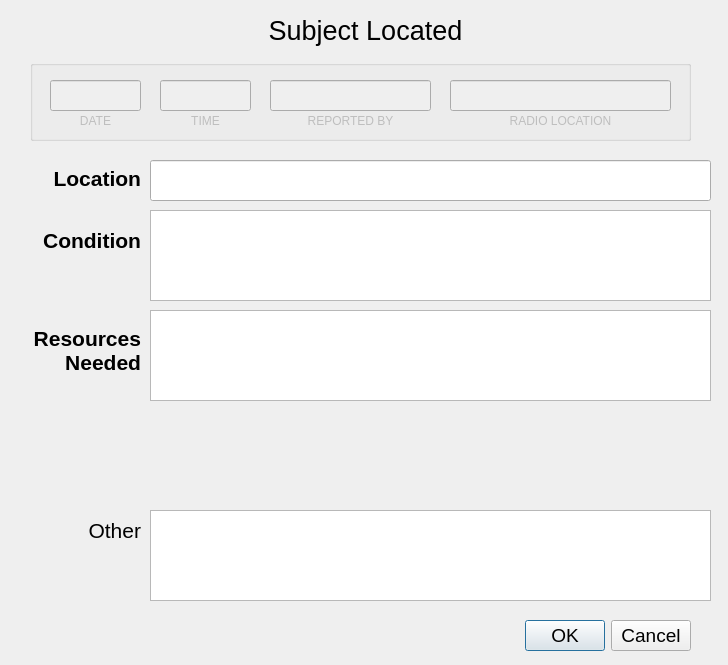
<?xml version="1.0" encoding="UTF-8"?>
<ui version="4.0">
 <class>subjectLocatedDialog</class>
 <widget class="QDialog" name="subjectLocatedDialog">
  <property name="geometry">
   <rect>
    <x>0</x>
    <y>0</y>
    <width>728</width>
    <height>665</height>
   </rect>
  </property>
  <property name="font">
   <font>
    <family>Segoe UI</family>
    <pointsize>16</pointsize>
   </font>
  </property>
  <property name="windowTitle">
   <string>Subject Located</string>
  </property>
  <widget class="QLabel" name="label_4">
   <property name="geometry">
    <rect>
     <x>10</x>
     <y>320</y>
     <width>131</width>
     <height>61</height>
    </rect>
   </property>
   <property name="font">
    <font>
     <family>Segoe UI</family>
     <pointsize>16</pointsize>
     <weight>75</weight>
     <bold>true</bold>
    </font>
   </property>
   <property name="text">
    <string>Resources Needed</string>
   </property>
   <property name="alignment">
    <set>Qt::AlignRight|Qt::AlignTrailing|Qt::AlignVCenter</set>
   </property>
   <property name="wordWrap">
    <bool>true</bool>
   </property>
  </widget>
  <widget class="QDialogButtonBox" name="buttonBox">
   <property name="geometry">
    <rect>
     <x>490</x>
     <y>610</y>
     <width>201</width>
     <height>51</height>
    </rect>
   </property>
   <property name="font">
    <font>
     <family>Segoe UI</family>
     <pointsize>14</pointsize>
    </font>
   </property>
   <property name="orientation">
    <enum>Qt::Horizontal</enum>
   </property>
   <property name="standardButtons">
    <set>QDialogButtonBox::Cancel|QDialogButtonBox::Ok</set>
   </property>
  </widget>
  <widget class="QLabel" name="label_3">
   <property name="geometry">
    <rect>
     <x>10</x>
     <y>160</y>
     <width>131</width>
     <height>37</height>
    </rect>
   </property>
   <property name="font">
    <font>
     <family>Segoe UI</family>
     <pointsize>16</pointsize>
     <weight>75</weight>
     <bold>true</bold>
    </font>
   </property>
   <property name="text">
    <string>Location</string>
   </property>
   <property name="alignment">
    <set>Qt::AlignRight|Qt::AlignTrailing|Qt::AlignVCenter</set>
   </property>
  </widget>
  <widget class="QLabel" name="label">
   <property name="geometry">
    <rect>
     <x>10</x>
     <y>220</y>
     <width>131</width>
     <height>41</height>
    </rect>
   </property>
   <property name="font">
    <font>
     <family>Segoe UI</family>
     <pointsize>16</pointsize>
     <weight>75</weight>
     <bold>true</bold>
    </font>
   </property>
   <property name="text">
    <string>Condition</string>
   </property>
   <property name="alignment">
    <set>Qt::AlignRight|Qt::AlignTrailing|Qt::AlignVCenter</set>
   </property>
   <property name="wordWrap">
    <bool>true</bool>
   </property>
  </widget>
  <widget class="QLineEdit" name="locationField">
   <property name="geometry">
    <rect>
     <x>150</x>
     <y>160</y>
     <width>561</width>
     <height>41</height>
    </rect>
   </property>
   <property name="font">
    <font>
     <family>Segoe UI</family>
     <pointsize>14</pointsize>
    </font>
   </property>
   <property name="text">
    <string/>
   </property>
  </widget>
  <widget class="QLabel" name="label_2">
   <property name="geometry">
    <rect>
     <x>220</x>
     <y>10</y>
     <width>291</width>
     <height>41</height>
    </rect>
   </property>
   <property name="font">
    <font>
     <pointsize>20</pointsize>
    </font>
   </property>
   <property name="text">
    <string>Subject Located</string>
   </property>
   <property name="alignment">
    <set>Qt::AlignCenter</set>
   </property>
  </widget>
  <widget class="QGroupBox" name="groupBox">
   <property name="geometry">
    <rect>
     <x>30</x>
     <y>60</y>
     <width>661</width>
     <height>81</height>
    </rect>
   </property>
   <property name="title">
    <string/>
   </property>
   <widget class="QLineEdit" name="radioLocField">
    <property name="enabled">
     <bool>false</bool>
    </property>
    <property name="geometry">
     <rect>
      <x>420</x>
      <y>20</y>
      <width>221</width>
      <height>31</height>
     </rect>
    </property>
    <property name="font">
     <font>
      <family>Segoe UI</family>
      <pointsize>12</pointsize>
     </font>
    </property>
    <property name="focusPolicy">
     <enum>Qt::NoFocus</enum>
    </property>
    <property name="text">
     <string/>
    </property>
   </widget>
   <widget class="QLineEdit" name="callsignField">
    <property name="enabled">
     <bool>false</bool>
    </property>
    <property name="geometry">
     <rect>
      <x>240</x>
      <y>20</y>
      <width>161</width>
      <height>31</height>
     </rect>
    </property>
    <property name="font">
     <font>
      <family>Segoe UI</family>
      <pointsize>12</pointsize>
     </font>
    </property>
    <property name="focusPolicy">
     <enum>Qt::NoFocus</enum>
    </property>
    <property name="text">
     <string/>
    </property>
   </widget>
   <widget class="QLabel" name="label_5">
    <property name="enabled">
     <bool>false</bool>
    </property>
    <property name="geometry">
     <rect>
      <x>240</x>
      <y>40</y>
      <width>161</width>
      <height>41</height>
     </rect>
    </property>
    <property name="font">
     <font>
      <family>Segoe UI</family>
      <pointsize>9</pointsize>
     </font>
    </property>
    <property name="text">
     <string>REPORTED BY</string>
    </property>
    <property name="alignment">
     <set>Qt::AlignCenter</set>
    </property>
   </widget>
   <widget class="QLabel" name="label_8">
    <property name="enabled">
     <bool>false</bool>
    </property>
    <property name="geometry">
     <rect>
      <x>420</x>
      <y>40</y>
      <width>221</width>
      <height>41</height>
     </rect>
    </property>
    <property name="font">
     <font>
      <family>Segoe UI</family>
      <pointsize>9</pointsize>
     </font>
    </property>
    <property name="text">
     <string>RADIO LOCATION</string>
    </property>
    <property name="alignment">
     <set>Qt::AlignCenter</set>
    </property>
   </widget>
   <widget class="QLabel" name="label_7">
    <property name="enabled">
     <bool>false</bool>
    </property>
    <property name="geometry">
     <rect>
      <x>130</x>
      <y>40</y>
      <width>91</width>
      <height>41</height>
     </rect>
    </property>
    <property name="font">
     <font>
      <family>Segoe UI</family>
      <pointsize>9</pointsize>
     </font>
    </property>
    <property name="text">
     <string>TIME</string>
    </property>
    <property name="alignment">
     <set>Qt::AlignCenter</set>
    </property>
   </widget>
   <widget class="QLineEdit" name="timeField">
    <property name="enabled">
     <bool>false</bool>
    </property>
    <property name="geometry">
     <rect>
      <x>130</x>
      <y>20</y>
      <width>91</width>
      <height>31</height>
     </rect>
    </property>
    <property name="font">
     <font>
      <family>Segoe UI</family>
      <pointsize>12</pointsize>
     </font>
    </property>
    <property name="focusPolicy">
     <enum>Qt::NoFocus</enum>
    </property>
    <property name="text">
     <string/>
    </property>
   </widget>
   <widget class="QLineEdit" name="dateField">
    <property name="enabled">
     <bool>false</bool>
    </property>
    <property name="geometry">
     <rect>
      <x>20</x>
      <y>20</y>
      <width>91</width>
      <height>31</height>
     </rect>
    </property>
    <property name="font">
     <font>
      <family>Segoe UI</family>
      <pointsize>12</pointsize>
     </font>
    </property>
    <property name="focusPolicy">
     <enum>Qt::NoFocus</enum>
    </property>
    <property name="text">
     <string/>
    </property>
   </widget>
   <widget class="QLabel" name="label_9">
    <property name="enabled">
     <bool>false</bool>
    </property>
    <property name="geometry">
     <rect>
      <x>20</x>
      <y>40</y>
      <width>91</width>
      <height>41</height>
     </rect>
    </property>
    <property name="font">
     <font>
      <family>Segoe UI</family>
      <pointsize>9</pointsize>
     </font>
    </property>
    <property name="text">
     <string>DATE</string>
    </property>
    <property name="alignment">
     <set>Qt::AlignCenter</set>
    </property>
   </widget>
  </widget>
  <widget class="QPlainTextEdit" name="conditionField">
   <property name="geometry">
    <rect>
     <x>150</x>
     <y>210</y>
     <width>561</width>
     <height>91</height>
    </rect>
   </property>
   <property name="cursor" stdset="0">
    <cursorShape>IBeamCursor</cursorShape>
   </property>
   <property name="mouseTracking">
    <bool>true</bool>
   </property>
   <property name="focusPolicy">
    <enum>Qt::StrongFocus</enum>
   </property>
   <property name="styleSheet">
    <string notr="true">font: 14pt &quot;Segoe UI&quot;;</string>
   </property>
   <property name="inputMethodHints">
    <set>Qt::ImhNone</set>
   </property>
   <property name="tabChangesFocus">
    <bool>true</bool>
   </property>
   <property name="plainText">
    <string/>
   </property>
  </widget>
  <widget class="QPlainTextEdit" name="resourcesField">
   <property name="geometry">
    <rect>
     <x>150</x>
     <y>310</y>
     <width>561</width>
     <height>91</height>
    </rect>
   </property>
   <property name="cursor" stdset="0">
    <cursorShape>IBeamCursor</cursorShape>
   </property>
   <property name="mouseTracking">
    <bool>true</bool>
   </property>
   <property name="focusPolicy">
    <enum>Qt::StrongFocus</enum>
   </property>
   <property name="styleSheet">
    <string notr="true">font: 14pt &quot;Segoe UI&quot;;</string>
   </property>
   <property name="inputMethodHints">
    <set>Qt::ImhNone</set>
   </property>
   <property name="tabChangesFocus">
    <bool>true</bool>
   </property>
   <property name="plainText">
    <string/>
   </property>
  </widget>
  <widget class="QPlainTextEdit" name="otherField">
   <property name="geometry">
    <rect>
     <x>150</x>
     <y>510</y>
     <width>561</width>
     <height>91</height>
    </rect>
   </property>
   <property name="cursor" stdset="0">
    <cursorShape>IBeamCursor</cursorShape>
   </property>
   <property name="mouseTracking">
    <bool>true</bool>
   </property>
   <property name="focusPolicy">
    <enum>Qt::StrongFocus</enum>
   </property>
   <property name="styleSheet">
    <string notr="true">font: 14pt &quot;Segoe UI&quot;;</string>
   </property>
   <property name="inputMethodHints">
    <set>Qt::ImhNone</set>
   </property>
   <property name="tabChangesFocus">
    <bool>true</bool>
   </property>
   <property name="plainText">
    <string/>
   </property>
  </widget>
  <widget class="QLabel" name="label_6">
   <property name="geometry">
    <rect>
     <x>10</x>
     <y>510</y>
     <width>131</width>
     <height>41</height>
    </rect>
   </property>
   <property name="font">
    <font>
     <family>Segoe UI</family>
     <pointsize>16</pointsize>
    </font>
   </property>
   <property name="text">
    <string>Other</string>
   </property>
   <property name="alignment">
    <set>Qt::AlignRight|Qt::AlignTrailing|Qt::AlignVCenter</set>
   </property>
   <property name="wordWrap">
    <bool>true</bool>
   </property>
  </widget>
  <widget class="QLabel" name="countdownLabel">
   <property name="geometry">
    <rect>
     <x>150</x>
     <y>410</y>
     <width>561</width>
     <height>91</height>
    </rect>
   </property>
   <property name="font">
    <font>
     <pointsize>12</pointsize>
    </font>
   </property>
   <property name="text">
    <string/>
   </property>
   <property name="alignment">
    <set>Qt::AlignCenter</set>
   </property>
  </widget>
  <zorder>groupBox</zorder>
  <zorder>label_4</zorder>
  <zorder>buttonBox</zorder>
  <zorder>label_3</zorder>
  <zorder>label</zorder>
  <zorder>locationField</zorder>
  <zorder>label_2</zorder>
  <zorder>conditionField</zorder>
  <zorder>resourcesField</zorder>
  <zorder>otherField</zorder>
  <zorder>label_6</zorder>
  <zorder>countdownLabel</zorder>
 </widget>
 <tabstops>
  <tabstop>locationField</tabstop>
  <tabstop>conditionField</tabstop>
  <tabstop>resourcesField</tabstop>
  <tabstop>otherField</tabstop>
 </tabstops>
 <resources/>
 <connections>
  <connection>
   <sender>buttonBox</sender>
   <signal>accepted()</signal>
   <receiver>subjectLocatedDialog</receiver>
   <slot>accept()</slot>
   <hints>
    <hint type="sourcelabel">
     <x>616</x>
     <y>391</y>
    </hint>
    <hint type="destinationlabel">
     <x>614</x>
     <y>436</y>
    </hint>
   </hints>
  </connection>
  <connection>
   <sender>buttonBox</sender>
   <signal>rejected()</signal>
   <receiver>subjectLocatedDialog</receiver>
   <slot>close()</slot>
   <hints>
    <hint type="sourcelabel">
     <x>710</x>
     <y>410</y>
    </hint>
    <hint type="destinationlabel">
     <x>694</x>
     <y>432</y>
    </hint>
   </hints>
  </connection>
 </connections>
 <slots>
  <slot>clueQuickTextAction()</slot>
  <slot>clueQuickTextUndo()</slot>
 </slots>
</ui>
